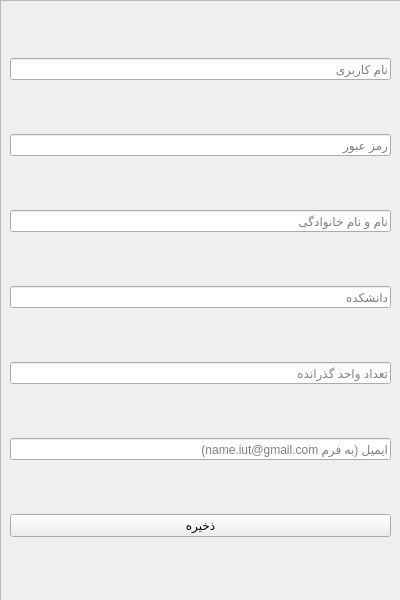
<?xml version="1.0" encoding="UTF-8"?>
<ui version="4.0">
 <class>AddStudentForm</class>
 <widget class="QWidget" name="AddStudentForm">
  <property name="geometry">
   <rect>
    <x>0</x>
    <y>0</y>
    <width>400</width>
    <height>600</height>
   </rect>
  </property>
  <property name="windowTitle">
   <string>Add Student</string>
  </property>
  <widget class="QScrollArea" name="scrollArea">
   <property name="geometry">
    <rect>
     <x>0</x>
     <y>0</y>
     <width>401</width>
     <height>601</height>
    </rect>
   </property>
   <property name="widgetResizable">
    <bool>true</bool>
   </property>
   <widget class="QWidget" name="scrollAreaWidgetContents">
    <property name="geometry">
     <rect>
      <x>0</x>
      <y>0</y>
      <width>399</width>
      <height>599</height>
     </rect>
    </property>
    <layout class="QVBoxLayout" name="verticalLayout">
     <item>
      <widget class="QLineEdit" name="usernameLineEdit">
       <property name="placeholderText">
        <string>نام کاربری</string>
       </property>
      </widget>
     </item>
     <item>
      <widget class="QLineEdit" name="passwordLineEdit">
       <property name="echoMode">
        <enum>QLineEdit::EchoMode::Password</enum>
       </property>
       <property name="placeholderText">
        <string>رمز عبور</string>
       </property>
      </widget>
     </item>
     <item>
      <widget class="QLineEdit" name="fullNameLineEdit">
       <property name="placeholderText">
        <string>نام و نام خانوادگی</string>
       </property>
      </widget>
     </item>
     <item>
      <widget class="QLineEdit" name="facultyLineEdit">
       <property name="placeholderText">
        <string>دانشکده</string>
       </property>
      </widget>
     </item>
     <item>
      <widget class="QLineEdit" name="completedUnitsLineEdit">
       <property name="placeholderText">
        <string>تعداد واحد گذرانده</string>
       </property>
      </widget>
     </item>
     <item>
      <widget class="QLineEdit" name="emailLineEdit">
       <property name="placeholderText">
        <string>ایمیل (به فرم name.iut@gmail.com)</string>
       </property>
      </widget>
     </item>
     <item>
      <widget class="QPushButton" name="submitButton">
       <property name="text">
        <string>ذخیره</string>
       </property>
      </widget>
     </item>
    </layout>
   </widget>
  </widget>
 </widget>
 <resources/>
 <connections/>
</ui>
